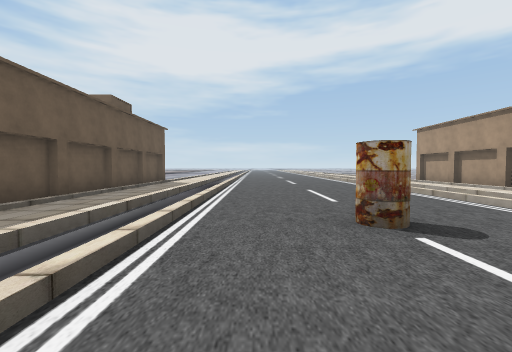
View 1 (above)

24 first-person views from a walk through a Unity game level. The camera is 1.3 m above the floor, tilts 2° down and sees 90° across. The floor is counted in squares, 2 m on a side. Each view is taken from the middle of a square. On the plan, view 1 faces up. The plan holds only what a view shows up to about 9 squares ahead; the rest is blank. The place goes on beyond the plan. The player is left out.

View 2
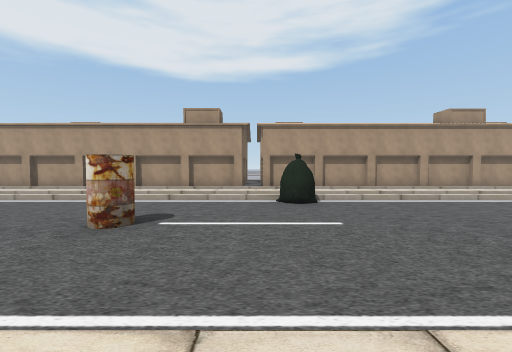

View 3
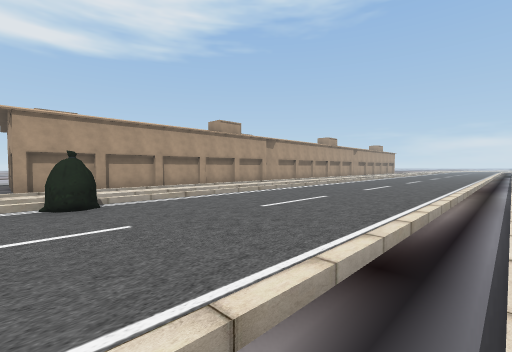

View 4
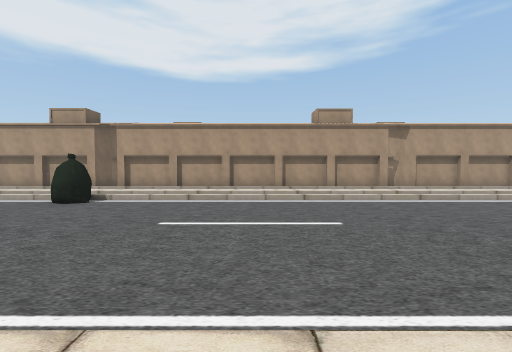

View 5
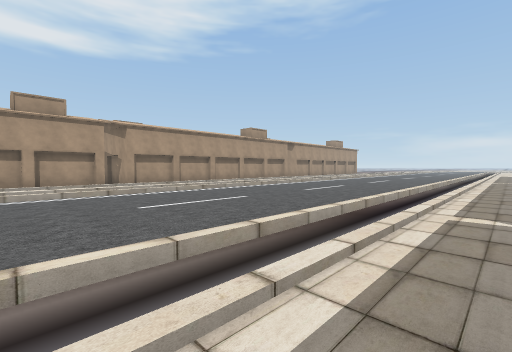

View 6
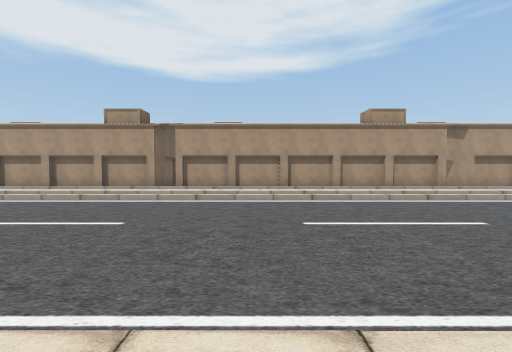

View 7
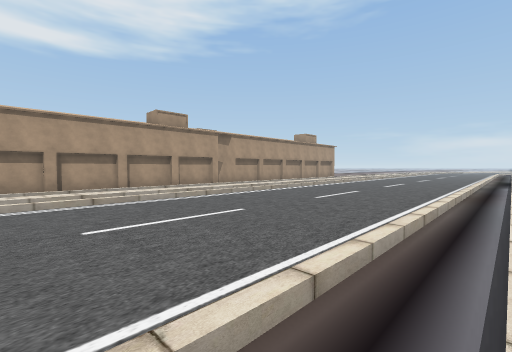

View 8
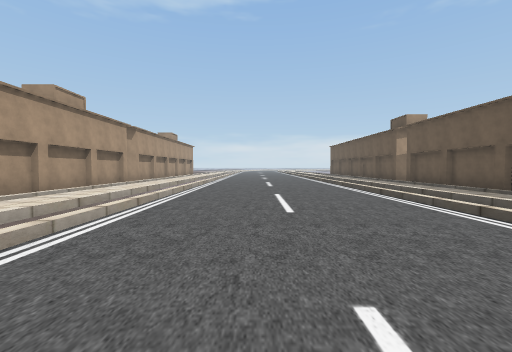

View 9
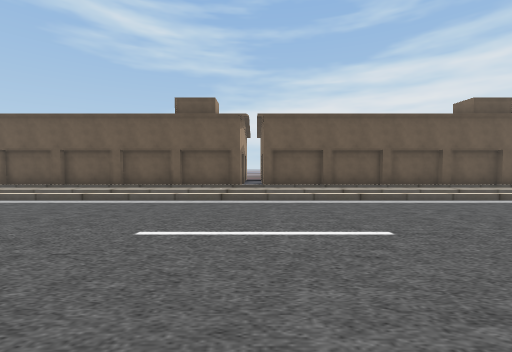

View 10
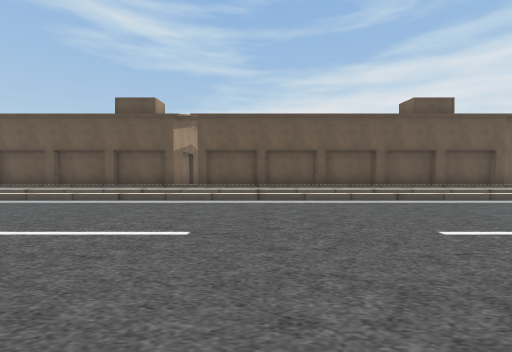

View 11
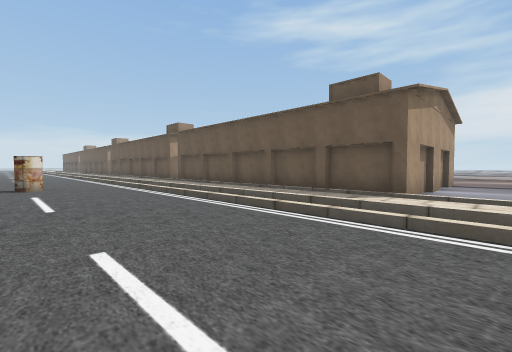

View 12
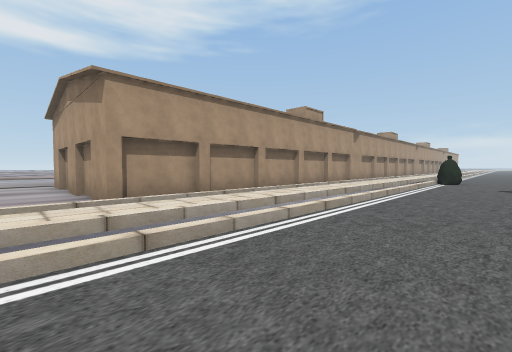

View 13
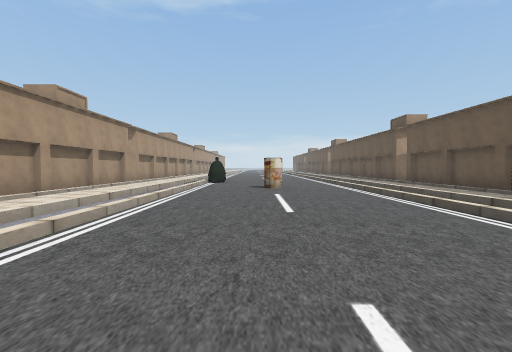

View 14
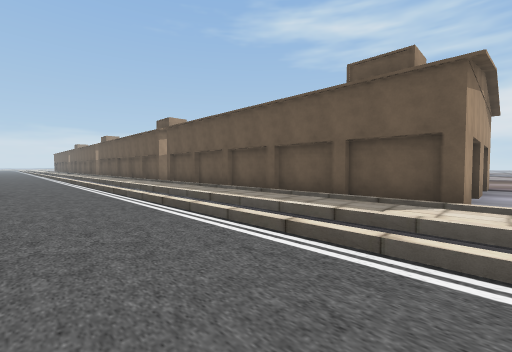

View 15
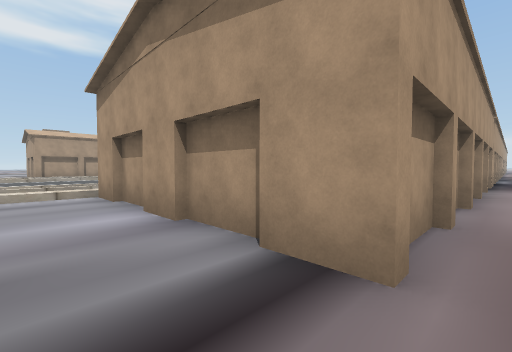

View 16
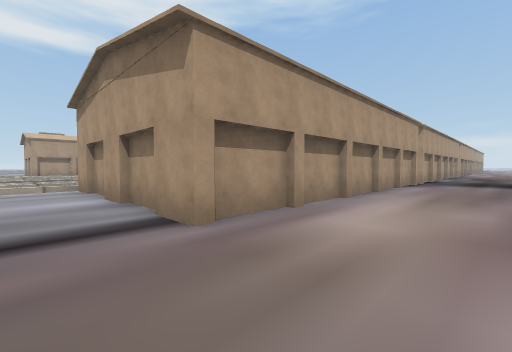

View 17
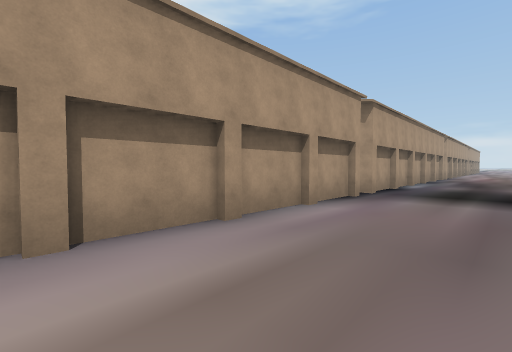

View 18
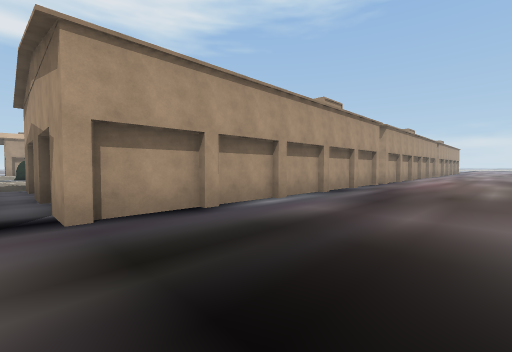

View 19
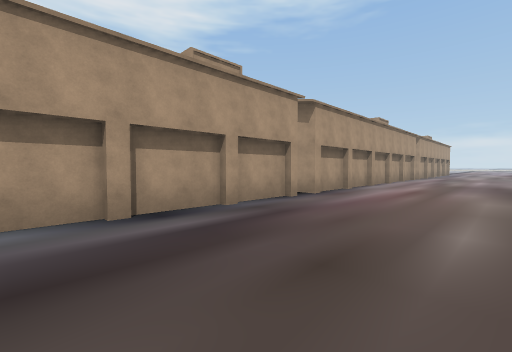

View 20
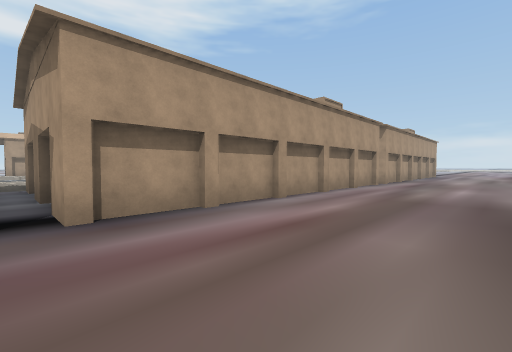

View 21
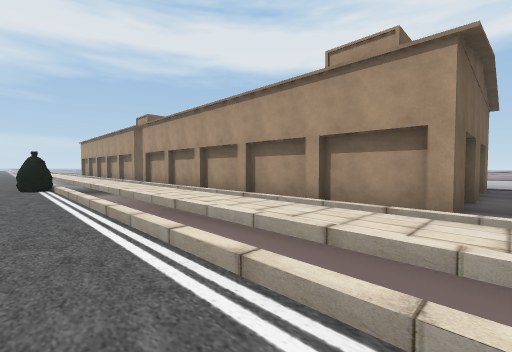

View 22
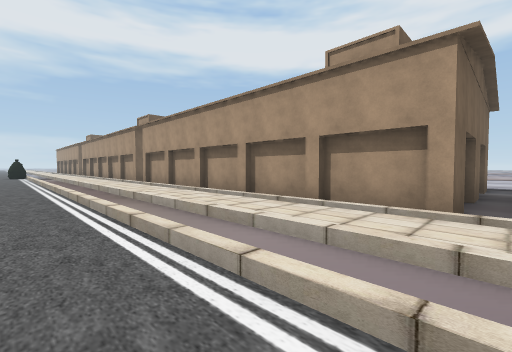

View 23
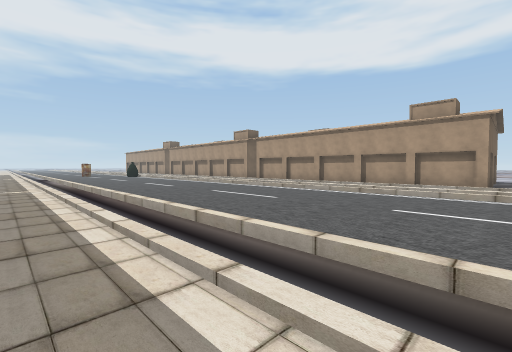

View 24
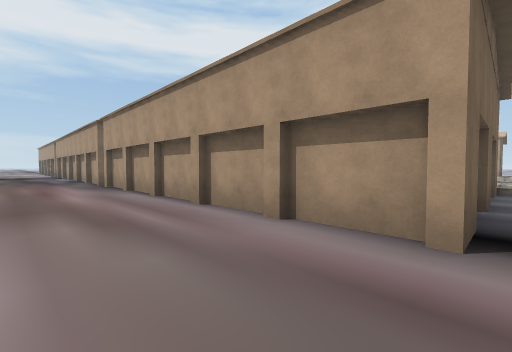

### Floor plan
Key: @ floor where view 1 was taken; . floor; / step, stairs or slope; B building; A barrel; O other object.
Columns run from 13 left of view 1 to 14 right of it. Each row starts with its distance up from view 1.
 12  .........///....//.........
 11  .........///....//.........
 10  ...BB.BBB.//....//.B    B
  9  ...B    B.//....//.B
  8  ...B    B.//....//.B
  7  ...B    B.//....//.B
  6  ...B    B.//....//.B
  5  ...B    B.//....//.B
  4  ...B    B.//....//.B
  3  ...B    B.//..A.//.B
  2  ...B    B.//....//.BB
  1 .......... //....//..
  0 ....BB.BBB.//@...O/.B
 -1 ....B    B.//....//.B
 -2 ....B    B.//....//.B
 -3 ....B    B.//....//.B
 -4 ....B    B.//....//.B
 -5 ....B    B.//....//.B
 -6 ....B    B.//....//.B
 -7 ....B    B.//....//.B
 -8 ....B    B.//....//.BBB BB
 -9 ..........///....//.......
-10 ....BB.BBB.//....//.B
-11 ....B    B.//....//.B
-12 ....B    B.//....//.B
-13 ....B    B.//....//.B
-14 ....B    B.//....//.B
-15 ....B    B.//....//.B
-16 ....B    B.//....//.B
-17 ....B    B.//....//.B
-18 ....B    B.//....//.BBB BB
-19 ..........///....//......B

Where each view was taken, in squares from view 1:
view 1: 0 up, 0 right, facing up
view 2: 1 up, 2 left, facing right
view 3: 1 up, 2 left, facing down-right
view 4: 4 down, 2 left, facing right
view 5: 6 down, 3 left, facing down-right
view 6: 12 down, 2 left, facing right
view 7: 12 down, 2 left, facing down-right
view 8: 9 down, 2 right, facing down
view 9: 9 down, 4 right, facing left
view 10: 7 down, 4 right, facing left
view 11: 12 up, 2 right, facing down-left
view 12: 12 up, 2 right, facing down-right
view 13: 11 up, 2 right, facing down
view 14: 11 up, 1 right, facing down-left
view 15: 12 up, 10 left, facing down-right
view 16: 12 up, 12 left, facing down-right
view 17: 7 up, 12 left, facing down-right
view 18: 1 up, 13 left, facing down-right
view 19: 4 down, 13 left, facing down-right
view 20: 9 down, 13 left, facing down-right
view 21: 9 down, 3 right, facing up-right
view 22: 19 down, 3 right, facing up-right
view 23: 19 down, 3 left, facing up-right
view 24: 19 down, 12 left, facing up-right
